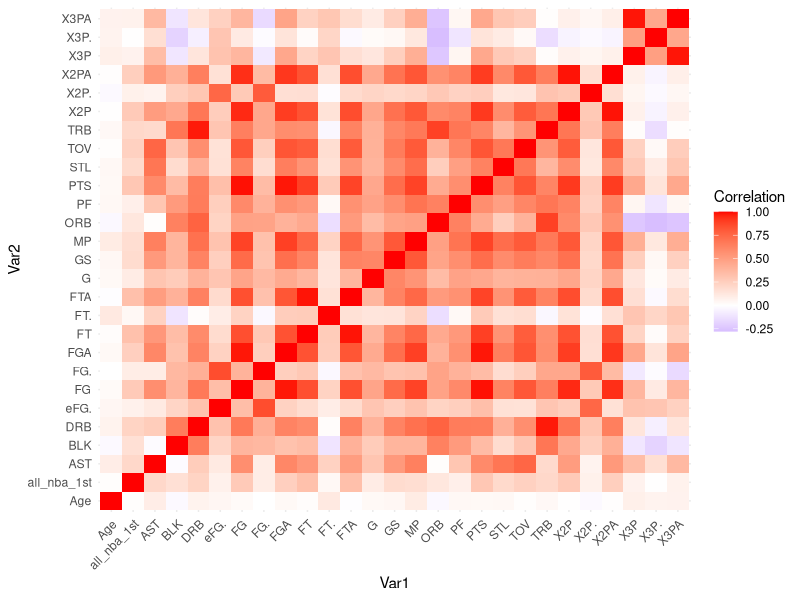

This figure's R source: (Note: this script raises an error after producing the figure.)
## ---- chunk 1
library(tidyverse)
library(randomForest) # Used to build random forest models
## ---- chunk 2
BR_data <- read.csv("BR_data.csv")
## ---- chunk 3
all_nba_team_df <- BR_data |>
  mutate(all_nba_1st = ifelse(str_detect(Awards, "NBA1"), 1, 0)) |>
  select(-Awards)
## ---- chunk 4
train_data <- all_nba_team_df |> filter(Season < 2024)
test_data <- all_nba_team_df |> filter(Season == 2024)
## ---- chunk 5
mod_nba <- glm(all_nba_1st ~ ., data = train_data |> select(-Season, -Rk, -Player, -Team, -Pos),
            family = binomial)
## ---- chunk 6
summary(mod_nba)
## ---- chunk 7
numeric_data <- all_nba_team_df |> select(-Rk, -Player, -Team, -Pos, -Season)
cor_matrix <- cor(numeric_data, use = "complete.obs") 

cor_long <- cor_matrix |> 
  as.data.frame() |> 
  rownames_to_column("Var1") |> 
  pivot_longer(-Var1, names_to = "Var2", values_to = "Correlation")

ggplot(cor_long, aes(x = Var1, y = Var2, fill = Correlation)) +
  geom_tile() +
  scale_fill_gradient2(low = "blue", high = "red", mid = "white", midpoint = 0) +
  theme_minimal() +
  theme(axis.text.x = element_text(angle = 45, hjust = 1))
## ---- chunk 8
#####     #####     #####     #####     #####     #####     #####     #####     

# The "." represents "all columns" remove it and specify the ones you want, 
# or add columns to the select with a "-" to remove them.

mod_nba <- glm(all_nba_1st ~ ., data = train_data |> select(-Season, -Rk, -Player, -Team, -Pos),
            family = binomial)

#####     #####     #####     #####     #####     #####     #####     #####     

test_data <- test_data |> 
  mutate(predictions = predict(mod_nba, newdata = test_data, type = "response"))

best_players <- test_data |> arrange(desc(predictions)) |> head(15)
best_players |> select(Player, Pos, predictions)
## ---- chunk 9
# rf_model_v1 <- randomForest(
#   all_nba_1st ~ .,
#   data = train_data |> select(-Season, -Rk, -Player, -Team, -Pos) |> na.omit(),  
#   ntree = 500,
#   importance = TRUE
# )
## ---- chunk 10
train_med <- train_data |>
  mutate(across(everything(), ~ ifelse(is.na(.), median(., na.rm = TRUE), .)))

test_med <- test_data |>
  mutate(across(everything(), ~ ifelse(is.na(.), median(., na.rm = TRUE), .)))

x_train <- train_med |> select(-Season, -Rk, -Player, -Team, -Pos, -all_nba_1st)
y_train <- as.factor(train_med$all_nba_1st)  # This makes it classification
## ---- chunk 11
rf_model_v2 <- randomForest(
  x = x_train,
  y = y_train,
  ntree = 500,
  importance = TRUE
)
## ---- chunk 12
test_med <- test_med |>
  mutate(predictions = predict(rf_model_v2, newdata = test_med, type = "prob")[,2])

top_5_rf <- test_med |> arrange(desc(predictions)) |> head(15)
top_5_rf |> select(Player, predictions)
## ---- chunk 13
# Logistic Regression
log_pred_class <- ifelse(test_data$predictions > 0.5, 1, 0)
table(Logistic_Predicted = log_pred_class, Actual = test_data$all_nba_1st)

# Random Forest
rf_pred_class <- ifelse(test_med$predictions > 0.5, 1, 0)
table(RF_Predicted = rf_pred_class, Actual = test_med$all_nba_1st)
## ---- chunk 14
predicted_rf <- top_5_rf$Player

all_nba_actual_2024 <- BR_data |> filter(str_detect(Awards, "NBA[123]"))

actual_all_nba <- all_nba_actual_2024$Player # Deleted this dataset and forgot, so remake before this works

intersect(predicted_rf, actual_all_nba)       # correct predictions
setdiff(predicted_rf, actual_all_nba)         # predicted but not actual (false positives)
setdiff(actual_all_nba, predicted_rf)         # actual but not predicted (missed)
## ---- chunk 15
# Extract top 10 features by MeanDecreaseAccuracy
important_vars <- importance(rf_model_v2) |> 
  as.data.frame() |> 
  arrange(desc(MeanDecreaseAccuracy)) |> 
  head(10) |> 
  rownames()

important_vars
## ---- chunk 16
# Subset training data to only include top 10 features
x_train_small <- train_med |> select(all_of(important_vars))
y_train_small <- as.factor(train_med$all_nba_1st)

# Train smaller random forest model
rf_model_top10 <- randomForest(
  x = x_train_small,
  y = y_train_small,
  ntree = 500,
  importance = TRUE
)

# Subset test data and predict
x_test_small <- test_med |> select(all_of(important_vars))
test_med <- test_med |>
  mutate(predictions_top10 = predict(rf_model_top10, newdata = x_test_small, type = "prob")[,2])

# Top predictions from top-10-feature model
top_5_rf_top10 <- test_med |> arrange(desc(predictions_top10)) |> head(15)
top_5_rf_top10 |> select(Player, predictions_top10)
## ---- chunk 17
# Confusion matrix for top-10-feature model
rf_pred_class_top10 <- ifelse(test_med$predictions_top10 > 0.5, 1, 0)
table(RF_Top10_Predicted = rf_pred_class_top10, Actual = test_med$all_nba_1st)

# Compare top predictions between full and reduced model
top_rf_full <- top_5_rf$Player
top_rf_small <- top_5_rf_top10$Player

intersect(top_rf_full, top_rf_small)       # players common to both
setdiff(top_rf_full, top_rf_small)         # players unique to full model
setdiff(top_rf_small, top_rf_full)         # players unique to top-10 model
## ---- chunk 18
# Plot variable importance
varImpPlot(rf_model_v2)
